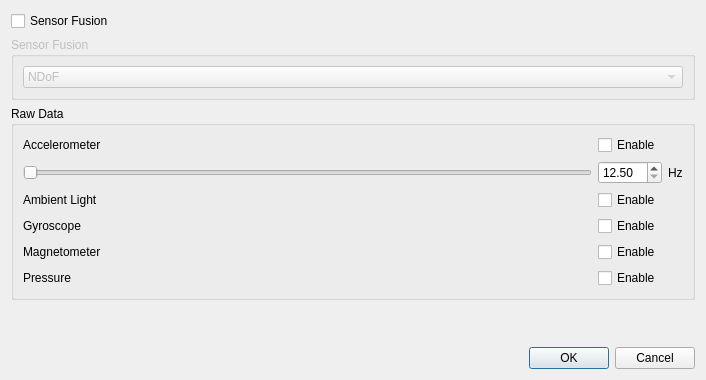
<?xml version="1.0" encoding="UTF-8"?>
<ui version="4.0">
 <class>MetawearConfig</class>
 <widget class="QDialog" name="MetawearConfig">
  <property name="geometry">
   <rect>
    <x>0</x>
    <y>0</y>
    <width>706</width>
    <height>380</height>
   </rect>
  </property>
  <property name="windowTitle">
   <string>Dialog</string>
  </property>
  <layout class="QVBoxLayout" name="verticalLayout">
   <item>
    <widget class="QCheckBox" name="sensorFusion">
     <property name="text">
      <string>Sensor Fusion</string>
     </property>
    </widget>
   </item>
   <item>
    <widget class="QGroupBox" name="SensorFusion">
     <property name="enabled">
      <bool>false</bool>
     </property>
     <property name="title">
      <string>Sensor Fusion</string>
     </property>
     <layout class="QGridLayout" name="gridLayout">
      <item row="0" column="0">
       <widget class="QComboBox" name="comboBox">
        <item>
         <property name="text">
          <string>NDoF</string>
         </property>
        </item>
        <item>
         <property name="text">
          <string>IMUPlus</string>
         </property>
        </item>
        <item>
         <property name="text">
          <string>Compass</string>
         </property>
        </item>
        <item>
         <property name="text">
          <string>M4G</string>
         </property>
        </item>
       </widget>
      </item>
     </layout>
    </widget>
   </item>
   <item>
    <widget class="QGroupBox" name="rawData">
     <property name="title">
      <string>Raw Data</string>
     </property>
     <layout class="QGridLayout" name="gridLayout_2">
      <item row="5" column="1" colspan="2">
       <widget class="QCheckBox" name="enablePressure">
        <property name="text">
         <string>Enable</string>
        </property>
       </widget>
      </item>
      <item row="3" column="1" colspan="2">
       <widget class="QCheckBox" name="enableGyroscope">
        <property name="text">
         <string>Enable</string>
        </property>
       </widget>
      </item>
      <item row="0" column="0">
       <widget class="QLabel" name="label_2">
        <property name="text">
         <string>Accelerometer</string>
        </property>
       </widget>
      </item>
      <item row="0" column="1" colspan="2">
       <widget class="QCheckBox" name="enableAccelerometer">
        <property name="text">
         <string>Enable</string>
        </property>
       </widget>
      </item>
      <item row="2" column="0">
       <widget class="QLabel" name="label">
        <property name="text">
         <string>Ambient Light</string>
        </property>
       </widget>
      </item>
      <item row="4" column="0">
       <widget class="QLabel" name="label_4">
        <property name="text">
         <string>Magnetometer</string>
        </property>
       </widget>
      </item>
      <item row="3" column="0">
       <widget class="QLabel" name="label_3">
        <property name="text">
         <string>Gyroscope</string>
        </property>
       </widget>
      </item>
      <item row="4" column="1" colspan="2">
       <widget class="QCheckBox" name="enableMagnetometer">
        <property name="text">
         <string>Enable</string>
        </property>
       </widget>
      </item>
      <item row="2" column="1" colspan="2">
       <widget class="QCheckBox" name="enableAmbientLight">
        <property name="text">
         <string>Enable</string>
        </property>
       </widget>
      </item>
      <item row="5" column="0">
       <widget class="QLabel" name="label_5">
        <property name="text">
         <string>Pressure</string>
        </property>
       </widget>
      </item>
      <item row="1" column="0">
       <widget class="QSlider" name="acceleromterSlider">
        <property name="maximum">
         <number>1000</number>
        </property>
        <property name="orientation">
         <enum>Qt::Horizontal</enum>
        </property>
        <property name="tickInterval">
         <number>0</number>
        </property>
       </widget>
      </item>
      <item row="1" column="1">
       <widget class="QDoubleSpinBox" name="sampleRateAccelerometer">
        <property name="minimum">
         <double>12.500000000000000</double>
        </property>
        <property name="maximum">
         <double>100.000000000000000</double>
        </property>
        <property name="singleStep">
         <double>0.250000000000000</double>
        </property>
       </widget>
      </item>
      <item row="1" column="2">
       <widget class="QLabel" name="label_10">
        <property name="text">
         <string>Hz</string>
        </property>
       </widget>
      </item>
     </layout>
    </widget>
   </item>
   <item>
    <spacer name="verticalSpacer">
     <property name="orientation">
      <enum>Qt::Vertical</enum>
     </property>
     <property name="sizeHint" stdset="0">
      <size>
       <width>20</width>
       <height>40</height>
      </size>
     </property>
    </spacer>
   </item>
   <item>
    <widget class="QDialogButtonBox" name="buttonBox">
     <property name="orientation">
      <enum>Qt::Horizontal</enum>
     </property>
     <property name="standardButtons">
      <set>QDialogButtonBox::Cancel|QDialogButtonBox::Ok</set>
     </property>
    </widget>
   </item>
  </layout>
 </widget>
 <resources/>
 <connections>
  <connection>
   <sender>buttonBox</sender>
   <signal>accepted()</signal>
   <receiver>MetawearConfig</receiver>
   <slot>accept()</slot>
   <hints>
    <hint type="sourcelabel">
     <x>248</x>
     <y>254</y>
    </hint>
    <hint type="destinationlabel">
     <x>157</x>
     <y>274</y>
    </hint>
   </hints>
  </connection>
  <connection>
   <sender>buttonBox</sender>
   <signal>rejected()</signal>
   <receiver>MetawearConfig</receiver>
   <slot>reject()</slot>
   <hints>
    <hint type="sourcelabel">
     <x>316</x>
     <y>260</y>
    </hint>
    <hint type="destinationlabel">
     <x>286</x>
     <y>274</y>
    </hint>
   </hints>
  </connection>
 </connections>
</ui>
